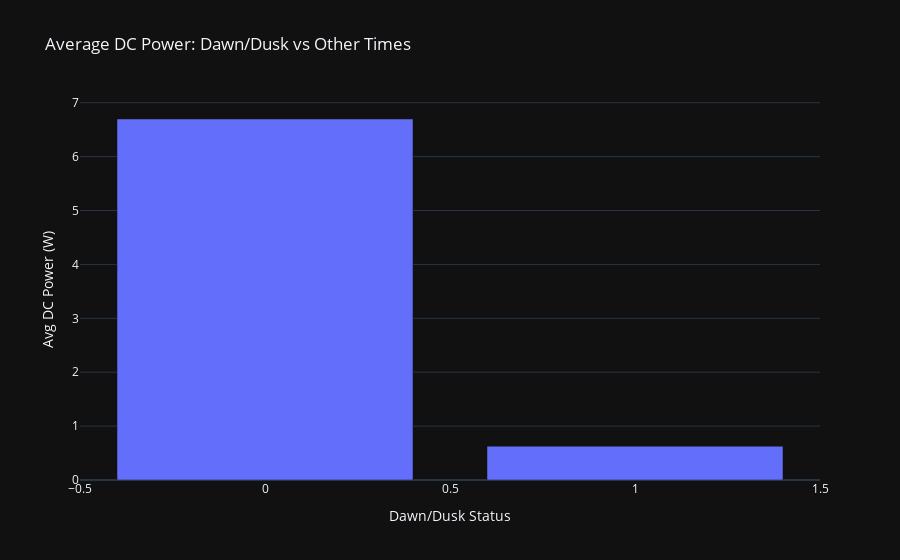

This figure's notebook cell:
### Code cell
df_dusk1 = df[["DAWN_DUSK","DC_POWER"]]

df_dusk1=df.groupby('DAWN_DUSK')['DC_POWER'].mean().reset_index()

fig_dawn_dusk = px.bar(
    data_frame=df_dusk1,
    x='DAWN_DUSK',
    y='DC_POWER',
    title='Average DC Power: Dawn/Dusk vs Other Times',
    labels={'DAWN_DUSK': 'Dawn/Dusk Period (1 = Yes, 0 = No)', 'DC_POWER': 'Average DC Power (W)'},
    
)
fig_dawn_dusk.update_layout(
    template='plotly_dark',
    xaxis_title='Dawn/Dusk Status',
    yaxis_title='Avg DC Power (W)',
    showlegend=False
)
fig_dawn_dusk.show()

### Figure 1 — Plotly figure (JSON) as saved in the notebook; plotly's stock layout.template omitted (floating-point values rounded to 4 significant figures)
{"data": [{"alignmentgroup": "True", "hovertemplate": "Dawn/Dusk Period (1 = Yes, 0 = No)=%{x}<br>Average DC Power (W)=%{y}<extra></extra>", "legendgroup": "", "marker": {"color": "#636efa", "pattern": {"shape": ""}}, "name": "", "offsetgroup": "", "orientation": "v", "showlegend": false, "textposition": "auto", "type": "bar", "x": [0, 1], "xaxis": "x", "y": [6.698, 0.6275], "yaxis": "y"}], "layout": {"barmode": "relative", "legend": {"tracegroupgap": 0}, "showlegend": false, "title": {"text": "Average DC Power: Dawn/Dusk vs Other Times"}, "xaxis": {"anchor": "y", "domain": [0, 1], "title": {"text": "Dawn/Dusk Status"}}, "yaxis": {"anchor": "x", "domain": [0, 1], "title": {"text": "Avg DC Power (W)"}}}}
